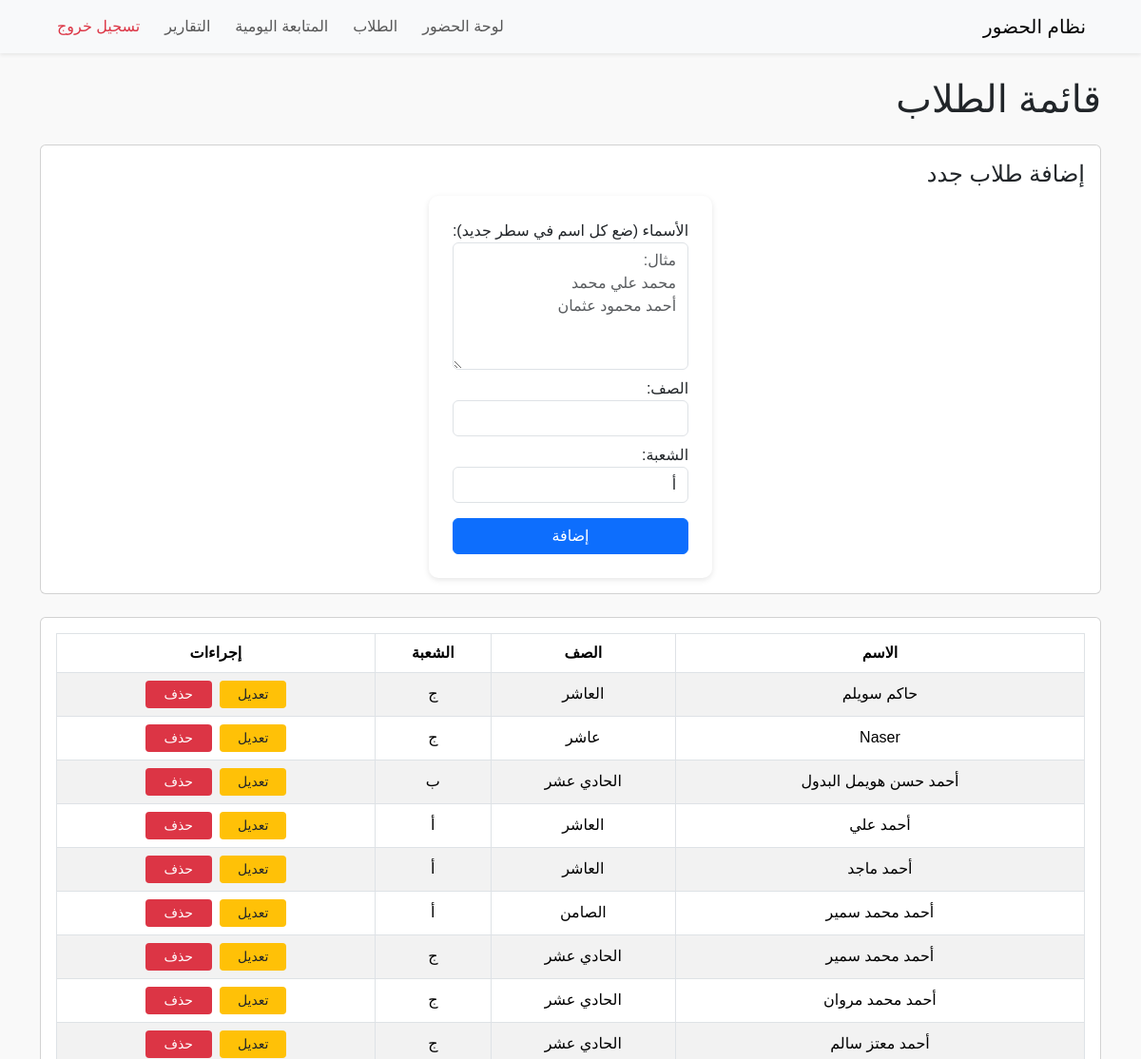
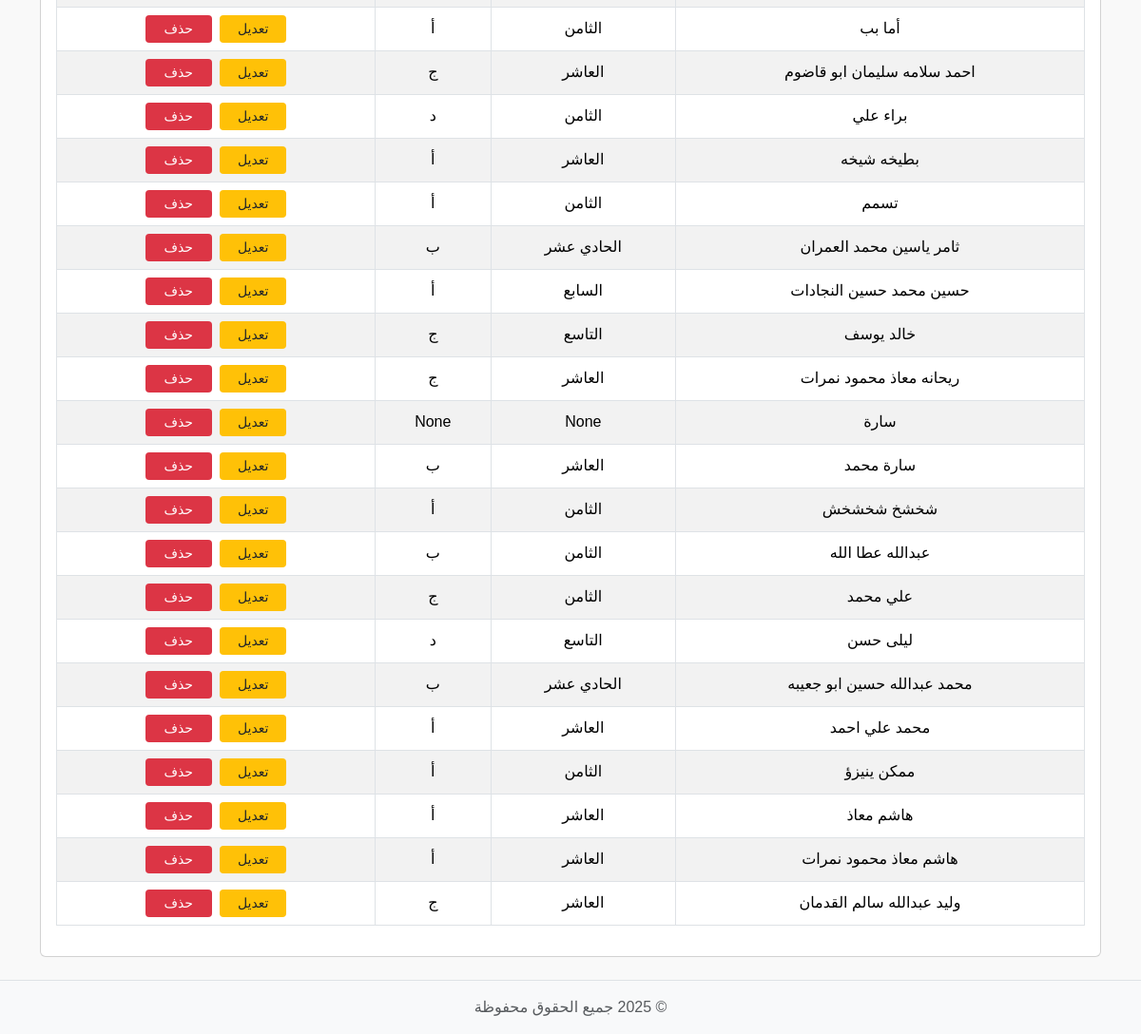
The page /students (signed in) on the database as committed earlier (2 pictures, top to bottom).
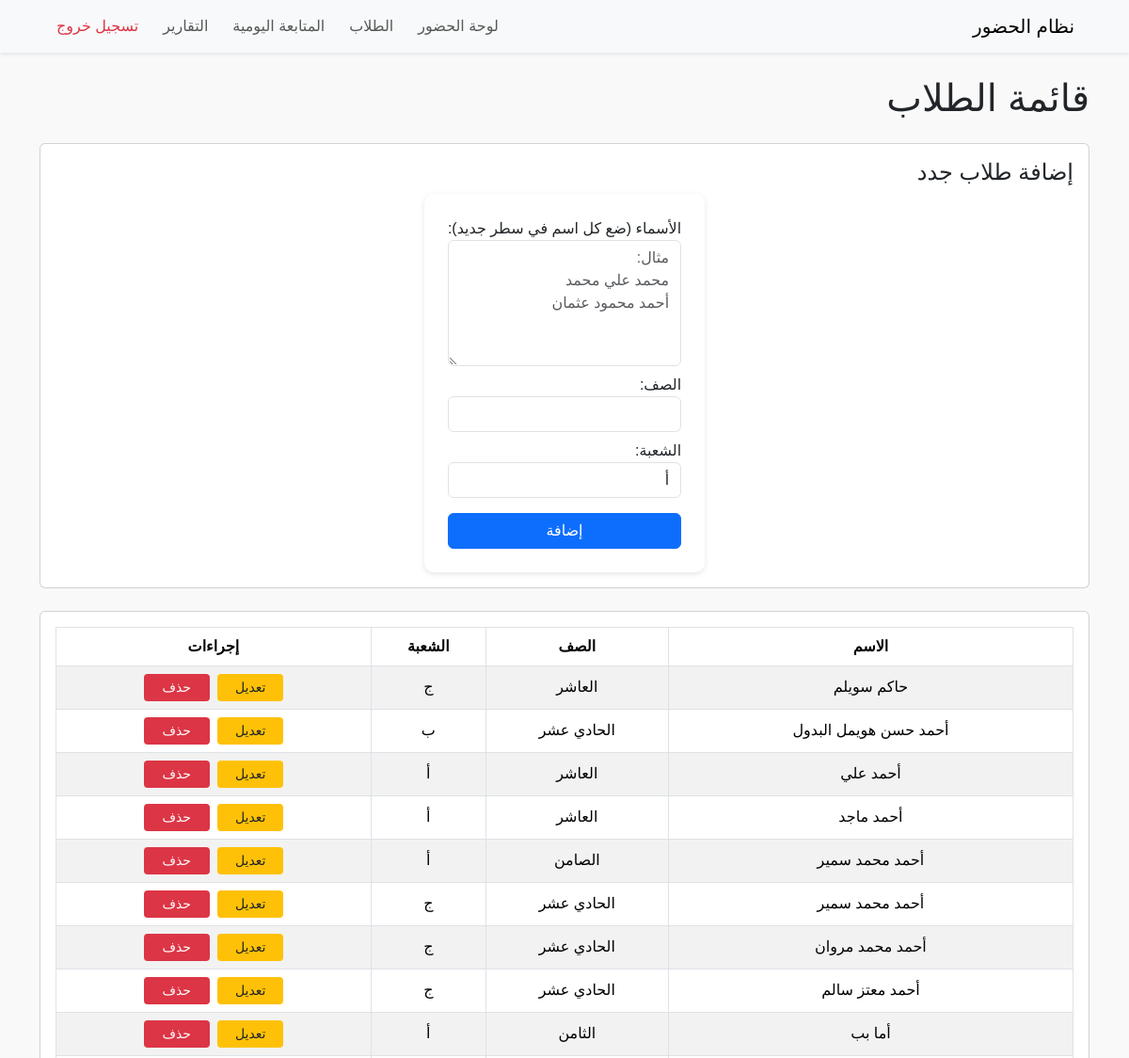
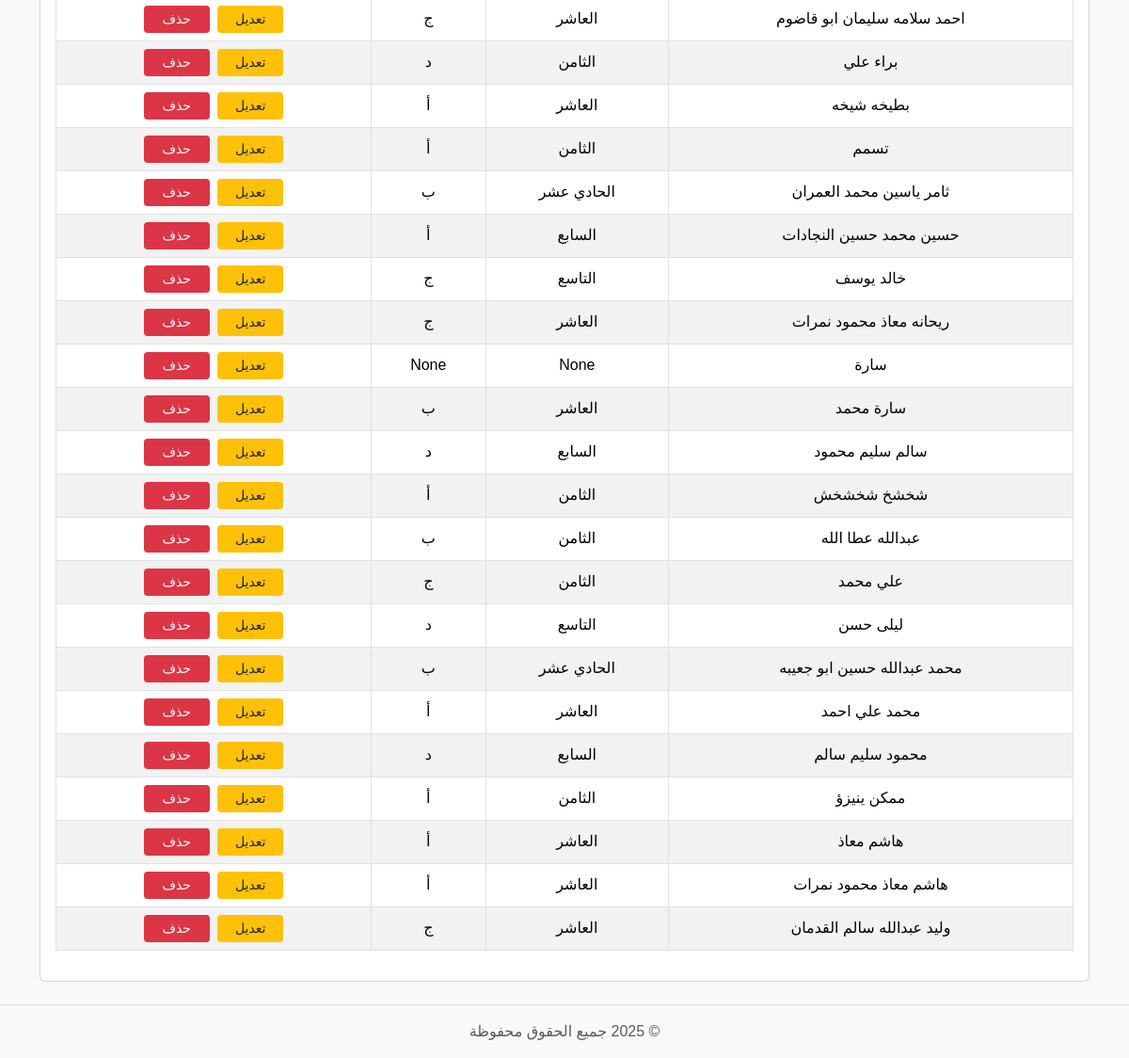
The same page on the database as committed later (2 pictures, top to bottom).
### tables this page shows
CREATE TABLE students (
    id INTEGER PRIMARY KEY AUTOINCREMENT,
    student_name TEXT NOT NULL,
    username TEXT,
    password TEXT
, class_name TEXT, section TEXT);

### app.py (the view, shortened to what this page needs)
@app.route('/students', methods=['GET', 'POST'])
@login_required
def students():
    conn = get_db_connection()
    students_list = conn.execute('SELECT * FROM students ORDER BY student_name').fetchall()
    conn.close()
    return render_template('students.html', students=students_list)

### app.py (called while the page is built)
def get_db_connection():
    conn = sqlite3.connect('attendance.db')
    conn.row_factory = sqlite3.Row
    return conn

def login_required(f):
    @wraps(f)
    def decorated_function(*args, **kwargs):
        if 'user' not in session:
            return redirect(url_for('login'))
        return f(*args, **kwargs)
    return decorated_function

### templates/students.html (shortened to what this page needs)
{% include 'partials/header.html' %}
{% include 'partials/navbar.html' %}
<div class="container mt-4">
    <h1 class="mb-4">قائمة الطلاب</h1>
    <div class="card mb-4 p-3">
        <h4>إضافة طلاب جدد</h4>
        <form method="POST" id="addStudentForm">
            <div class="mb-2">
                <label>الأسماء (ضع كل اسم في سطر جديد):</label>
                <textarea name="student_names" rows="5" class="form-control" placeholder="مثال:&#10;محمد علي محمد&#10;أحمد محمود عثمان" required></textarea>
            </div>
            <div class="mb-2">
                <label>الصف:</label>
                <input type="text" name="class_name" required class="form-control">
            </div>
            <div class="mb-2">
                <label>الشعبة:</label>
                <select name="section" required class="form-control">
                    <option value="أ">أ</option>
                </select>
            </div>
            <button type="submit" class="btn btn-primary mt-2">إضافة</button>
        </form>
    </div>
    <div class="card p-3">
        <table class="table table-bordered table-striped">
            <thead>
                <tr>
                    <th>الاسم</th>
                    <th>الصف</th>
                    <th>الشعبة</th>
                    <th>إجراءات</th>
                </tr>
            </thead>
            <tbody>
                {% for student in students %}
                <tr data-student-id="{{ student.id }}">
                    <td class="name">{{ student.student_name }}</td>
                    <td class="class">{{ student.class_name }}</td>
                    <td class="section">{{ student.section }}</td>
                    <td>
                        <button class="btn btn-sm btn-warning editBtn">تعديل</button>
                        <button class="btn btn-sm btn-danger deleteBtn">حذف</button>
                    </td>
                </tr>
                {% endfor %}
            </tbody>
        </table>
    </div>
</div>
{% include 'partials/footer.html' %}

### templates/partials/header.html (shortened to what this page needs)
<!DOCTYPE html>
<html lang="ar">
<head>
    <link href="https://cdn.jsdelivr.net/npm/bootstrap@5.3.2/dist/css/bootstrap.min.css" rel="stylesheet">
    <link type="text/css" rel="stylesheet" href="https://cdn.jsdelivr.net/npm/jsgrid@1.5.3/dist/jsgrid.min.css" />
    <link type="text/css" rel="stylesheet" href="https://cdn.jsdelivr.net/npm/jsgrid@1.5.3/dist/jsgrid-theme.min.css" />
    <link rel="stylesheet" href="{{ url_for('static', filename='css/style.css') }}?v=1.0">
</head>
<body>

### templates/partials/navbar.html (shortened to what this page needs)
<nav class="navbar navbar-expand-lg navbar-light bg-light shadow-sm">
    <div class="container">
        <a class="navbar-brand" href="{{ url_for('dashboard') }}">نظام الحضور</a>
        <div class="collapse navbar-collapse" id="navbarNav">
            <ul class="navbar-nav me-auto mb-2 mb-lg-0">
                <li class="nav-item">
                    <a class="nav-link" href="{{ url_for('dashboard') }}">لوحة الحضور</a>
                </li>
                <li class="nav-item">
                    <a class="nav-link" href="{{ url_for('students') }}">الطلاب</a>
                </li>
                <li class="nav-item">
                    <a class="nav-link" href="{{ url_for('tracking_page') }}">المتابعة اليومية</a>
                </li>
                <li class="nav-item">
                    <a class="nav-link" href="{{ url_for('reports_page') }}">التقارير</a>
                </li>
                <li class="nav-item">
                    <a class="nav-link text-danger" href="{{ url_for('logout') }}">تسجيل خروج</a>
                </li>
            </ul>
        </div>
    </div>
</nav>

### templates/partials/footer.html (shortened to what this page needs)
<footer class="bg-light text-center text-muted py-3 mt-4 border-top">
    © 2025 جميع الحقوق محفوظة
</footer>
</body>
</html>

### static/css/style.css (style rules this page uses)
html, body { height: 100%; margin: 0; padding: 0; }
body { font-family: 'Tajawal', sans-serif; background-color: #f9f9f9; direction: rtl; text-align: right; display: flex; flex-direction: column; min-height: 100vh; }
.navbar { width: 100% !important; padding-left: 0 !important; padding-right: 0 !important; }
.navbar .nav-link { margin-left: 10px; }
table { width: 100%; border-collapse: collapse; direction: rtl; }
th, td { text-align: center; padding: 10px; vertical-align: middle; }
th { background-color: #f8f9fa; }
td button { min-width: 70px; margin: 0 2px; }
.btn-warning { background-color: #ffc107; border: none; color: #212529; }
.btn-danger { background-color: #dc3545; border: none; }
footer { background-color: #f8f9fa; color: #6c757d; text-align: center; padding: 15px 0; border-top: 1px solid #dee2e6; width: 100%; margin-top: 50px; }
form { max-width: 400px; margin: 0 auto; background-color: #fff; padding: 25px; border-radius: 10px; box-shadow: 0 2px 6px rgba(0,0,0,0.1); }
form button { width: 100%; padding: 10px; margin-top: 10px; }

Rows that differ between the two databases and show on the page:
removed students: student_name "Naser", class_name "عاشر", section "ج"
added students: student_name "سالم سليم محمود", class_name "السابع", section "د"
added students: student_name "محمود سليم سالم", class_name "السابع", section "د"
